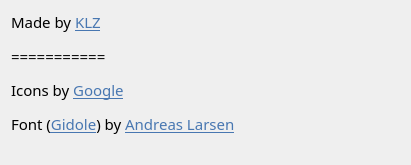
<?xml version="1.0" encoding="UTF-8"?>
<ui version="4.0">
 <class>AboutWidget</class>
 <widget class="QWidget" name="AboutWidget">
  <property name="geometry">
   <rect>
    <x>0</x>
    <y>0</y>
    <width>411</width>
    <height>165</height>
   </rect>
  </property>
  <property name="sizePolicy">
   <sizepolicy hsizetype="Expanding" vsizetype="Expanding">
    <horstretch>0</horstretch>
    <verstretch>0</verstretch>
   </sizepolicy>
  </property>
  <property name="font">
   <font>
    <family>Gidole</family>
   </font>
  </property>
  <property name="windowTitle">
   <string>About</string>
  </property>
  <layout class="QFormLayout" name="formLayout">
   <item row="0" column="0" colspan="2">
    <widget class="QLabel" name="label_2">
     <property name="font">
      <font>
       <pointsize>11</pointsize>
       <weight>50</weight>
       <bold>false</bold>
      </font>
     </property>
     <property name="text">
      <string>&lt;html&gt;&lt;head/&gt;&lt;body&gt;&lt;p&gt;&lt;span style=&quot; font-family:'Gidole';&quot;&gt;Made by &lt;/span&gt;&lt;a href=&quot;http://kalazi.com&quot;&gt;&lt;span style=&quot; text-decoration: underline; color:#4877b1;&quot;&gt;KLZ&lt;/span&gt;&lt;/a&gt;&lt;/p&gt;&lt;p&gt;&lt;span style=&quot; font-family:'Gidole';&quot;&gt;===========&lt;/span&gt;&lt;/p&gt;&lt;p&gt;&lt;span style=&quot; font-family:'Gidole';&quot;&gt;Icons by &lt;/span&gt;&lt;a href=&quot;https://github.com/google/material-design-icons&quot;&gt;&lt;span style=&quot; font-family:'Gidole'; text-decoration: underline; color:#4877b1;&quot;&gt;Google&lt;/span&gt;&lt;/a&gt;&lt;/p&gt;&lt;p&gt;&lt;span style=&quot; font-family:'Gidole';&quot;&gt;Font (&lt;/span&gt;&lt;a href=&quot;https://github.com/larsenwork/Gidole&quot;&gt;&lt;span style=&quot; font-family:'Gidole'; text-decoration: underline; color:#4877b1;&quot;&gt;Gidole&lt;/span&gt;&lt;/a&gt;&lt;span style=&quot; font-family:'Gidole';&quot;&gt;) by &lt;/span&gt;&lt;a href=&quot;https://github.com/larsenwork&quot;&gt;&lt;span style=&quot; font-family:'Gidole'; text-decoration: underline; color:#4877b1;&quot;&gt;Andreas Larsen&lt;/span&gt;&lt;/a&gt;&lt;/p&gt;&lt;/body&gt;&lt;/html&gt;</string>
     </property>
     <property name="openExternalLinks">
      <bool>true</bool>
     </property>
    </widget>
   </item>
  </layout>
 </widget>
 <resources/>
 <connections/>
</ui>
